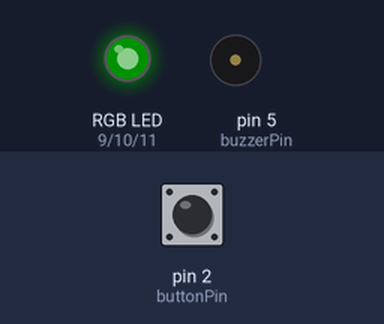
A program run on a simulated Arduino Uno, built with avr-gcc and run on an emulated ATmega328P. On the bench: an RGB LED mixed from three pins (HIGH = lit), buzzer (waves = sounding). The test bench sets the inputs (shaded band); at power-on: pin 2 (buttonPin) LOW. Dim RGB values are drawn brighter than linear; random numbers use the default seed unless the program sets one.

Above: at 6.95 s.
At 39.8 s:
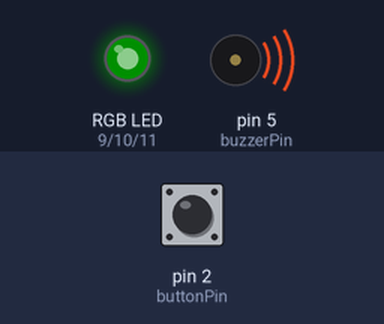
Timing chart, 0 to 40.0 s (numbered marks = the images above):
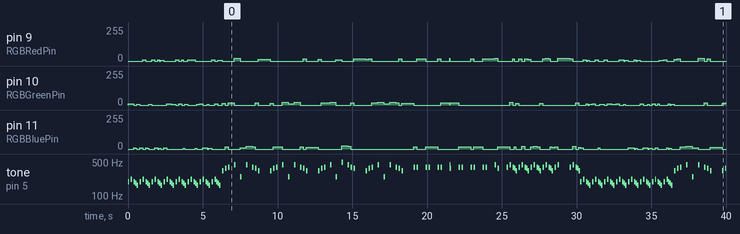

The program:

main.cpp
```cpp
#include <Arduino.h>

// Author: Braden
// Program: 008 lvl 3

#include <pitches.h>

#define buzzerPin 5
#define buttonPin 2
#define RGBRedPin 9
#define RGBGreenPin 10
#define RGBBluePin 11

// 2d array that stores the note, the note length, and the delay until next note
int notes[119][3] = {{NOTE_G3, 50, 100}, {NOTE_A3, 50, 100}, {NOTE_G3, 50, 50}, {NOTE_FS3, 50, 50}, {NOTE_E3, 50, 100}, {NOTE_G3, 50, 100}, {NOTE_A3, 50, 100}, {NOTE_G3, 50, 50}, {NOTE_FS3, 50, 50}, {NOTE_E3, 50, 100}, {NOTE_G3, 50, 100}, {NOTE_A3, 50, 100}, {NOTE_G3, 50, 50}, {NOTE_FS3, 50, 50}, {NOTE_E3, 50, 100}, {NOTE_G3, 50, 100}, {NOTE_A3, 50, 100}, {NOTE_G3, 50, 50}, {NOTE_FS3, 50, 50}, {NOTE_E3, 50, 100}, {NOTE_G3, 50, 100}, {NOTE_A3, 50, 100}, {NOTE_G3, 50, 50}, {NOTE_FS3, 50, 50}, {NOTE_E3, 50, 100}, {NOTE_G3, 50, 100}, {NOTE_A3, 50, 100}, {NOTE_G3, 50, 50}, {NOTE_FS3, 50, 50}, {NOTE_E3, 50, 100}, {NOTE_G3, 50, 100}, {NOTE_A3, 50, 100}, {NOTE_G3, 50, 50}, {NOTE_FS3, 50, 50}, {NOTE_E3, 50, 100}, {NOTE_G3, 50, 100}, {NOTE_A3, 50, 50}, {NOTE_G3, 50, 50}, {NOTE_FS3, 50, 50}, {NOTE_E3, 50, 100}, {NOTE_E4, 50, 100}, {NOTE_FS4, 50, 100}, {NOTE_G4, 50, 200}, {NOTE_A4, 50, 200}, {NOTE_B3, 50, 200}, {NOTE_A4, 50, 200}, {NOTE_G4, 50, 100}, {NOTE_FS4, 50, 100}, {NOTE_E4, 50, 400}, {NOTE_E4, 50, 100}, {NOTE_FS4, 50, 100}, {NOTE_G4, 50, 200}, {NOTE_A4, 50, 200}, {NOTE_B3, 50, 200}, {NOTE_A4, 50, 200}, {NOTE_G4, 50, 100}, {NOTE_FS4, 50, 100}, {NOTE_E4, 50, 400}, {NOTE_E4, 50, 100}, {NOTE_FS4, 50, 100}, {NOTE_G4, 50, 200}, {NOTE_A4, 50, 200}, {NOTE_B3, 50, 200}, {NOTE_B4, 50, 200}, {NOTE_A4, 50, 100}, {NOTE_G4, 50, 100}, {NOTE_FS4, 50, 400}, {NOTE_E4, 50, 100}, {NOTE_FS4, 50, 100}, {NOTE_G4, 50, 200}, {NOTE_A4, 50, 200}, {NOTE_B3, 50, 200}, {NOTE_A4, 50, 200}, {NOTE_G4, 50, 100}, {NOTE_FS4, 50, 100}, {NOTE_E4, 50, 400}, {NOTE_G4, 50, 100}, {NOTE_G4, 50, 300}, {NOTE_G4, 50, 100}, {NOTE_G4, 50, 300}, {NOTE_G4, 50, 100}, {NOTE_G4, 50, 300}, {NOTE_A4, 50, 10}, {NOTE_FS4, 50, 300}, {NOTE_G4, 50, 100}, {NOTE_G4, 50, 300}, {NOTE_G4, 50, 100}, {NOTE_G4, 50, 300}, {NOTE_G4, 50, 100}, {NOTE_G4, 50, 300}, {NOTE_A4, 50, 100}, {NOTE_FS4, 50, 300}, {NOTE_G4, 50, 100}, {NOTE_A4, 50, 100}, {NOTE_G4, 50, 50}, {NOTE_FS4, 50, 50}, {NOTE_E4, 50, 100}, {NOTE_G4, 50, 100}, {NOTE_A4, 50, 100}, {NOTE_G4, 50, 50}, {NOTE_FS4, 50, 50}, {NOTE_E4, 50, 100}, {NOTE_G4, 50, 100}, {NOTE_A4, 50, 100}, {NOTE_G4, 50, 50}, {NOTE_FS4, 50, 50}, {NOTE_E4, 50, 100}, {NOTE_G4, 50, 100}, {NOTE_A4, 50, 100}, {NOTE_G4, 50, 50}, {NOTE_FS4, 50, 50}, {NOTE_E4, 50, 100}, {NOTE_G4, 50, 100}, {NOTE_A4, 50, 400}, {NOTE_G4, 50, 100}, {NOTE_A4, 50, 100}, {NOTE_G4, 50, 50}, {NOTE_FS4, 50, 50}, {NOTE_E4, 50, 50}};

void resetRGB() { // Resets the RBG
  analogWrite(RGBRedPin, 0);
  analogWrite(RGBGreenPin, 0);
  analogWrite(RGBBluePin, 0);
}

void redFade(int fade) { // Fade red LED
  resetRGB();
  analogWrite(RGBRedPin, fade);
}

void greenFade(int fade) { // Fade green LED
  resetRGB();
  analogWrite(RGBGreenPin, fade);
}

void blueFade(int fade) { // Fade blue LED
  resetRGB();
  analogWrite(RGBBluePin, fade);
}

// function to play my song with colours
void song() {
  for (int i = 0; i < 119; i++) {
    // pick a random colour and map the pitch to that colour
    switch(random(3)) {
      case 0:
        redFade(map(notes[i][0], 31, 4978, 0, 255));
        break;
      case 1:
        greenFade(map(notes[i][0], 31, 4978, 0, 255));
        break;
      case 2:
        blueFade(map(notes[i][0], 31, 4978, 0, 255));
        break;
    }
    // play the tone
    tone(buzzerPin, notes[i][0], notes[i][1]*2);
    delay(notes[i][2]*2);
  }
}

void setup() {
  // put your setup code here, to run once:
  pinMode(buzzerPin, OUTPUT);  //Setup red LED pin as an output pin.
  pinMode(buttonPin, INPUT);  //Setup button1 pin as an input pin.
  pinMode(RGBRedPin, OUTPUT);    //Setup red RGB LED pin as an output pin.
  pinMode(RGBGreenPin, OUTPUT);  //Setup green RGB LED pin as an output pin.
  pinMode(RGBBluePin, OUTPUT);   //Setup blue RGB LED pin as an output pin.
}

void loop() {
  // put your main code here, to run repeatedly:
  while (digitalRead(buttonPin) == HIGH) {
    // do nothing until button is pressed
  }
  // play the song
  song();
}
```

pitches.h
```cpp
/*************************************************
 * Public Constants
 *************************************************/

#define NOTE_B0  31
#define NOTE_C1  33
#define NOTE_CS1 35
#define NOTE_D1  37
#define NOTE_DS1 39
#define NOTE_E1  41
#define NOTE_F1  44
#define NOTE_FS1 46
#define NOTE_G1  49
#define NOTE_GS1 52
#define NOTE_A1  55
#define NOTE_AS1 58
#define NOTE_B1  62
#define NOTE_C2  65
#define NOTE_CS2 69
#define NOTE_D2  73
#define NOTE_DS2 78
#define NOTE_E2  82
#define NOTE_F2  87
#define NOTE_FS2 93
#define NOTE_G2  98
#define NOTE_GS2 104
#define NOTE_A2  110
#define NOTE_AS2 117
#define NOTE_B2  123
#define NOTE_C3  131
#define NOTE_CS3 139
#define NOTE_D3  147
#define NOTE_DS3 156
#define NOTE_E3  165
#define NOTE_F3  175
#define NOTE_FS3 185
#define NOTE_G3  196
#define NOTE_GS3 208
#define NOTE_A3  220
#define NOTE_AS3 233
#define NOTE_B3  247
#define NOTE_C4  262
#define NOTE_CS4 277
#define NOTE_D4  294
#define NOTE_DS4 311
#define NOTE_E4  330
#define NOTE_F4  349
#define NOTE_FS4 370
#define NOTE_G4  392
#define NOTE_GS4 415
#define NOTE_A4  440
#define NOTE_AS4 466
#define NOTE_B4  494
#define NOTE_C5  523
#define NOTE_CS5 554
#define NOTE_D5  587
#define NOTE_DS5 622
#define NOTE_E5  659
#define NOTE_F5  698
#define NOTE_FS5 740
#define NOTE_G5  784
#define NOTE_GS5 831
#define NOTE_A5  880
#define NOTE_AS5 932
#define NOTE_B5  988
#define NOTE_C6  1047
#define NOTE_CS6 1109
#define NOTE_D6  1175
#define NOTE_DS6 1245
#define NOTE_E6  1319
#define NOTE_F6  1397
#define NOTE_FS6 1480
#define NOTE_G6  1568
#define NOTE_GS6 1661
#define NOTE_A6  1760
#define NOTE_AS6 1865
#define NOTE_B6  1976
#define NOTE_C7  2093
#define NOTE_CS7 2217
#define NOTE_D7  2349
#define NOTE_DS7 2489
#define NOTE_E7  2637
#define NOTE_F7  2794
#define NOTE_FS7 2960
#define NOTE_G7  3136
#define NOTE_GS7 3322
#define NOTE_A7  3520
#define NOTE_AS7 3729
#define NOTE_B7  3951
#define NOTE_C8  4186
#define NOTE_CS8 4435
#define NOTE_D8  4699
#define NOTE_DS8 4978
```

Measured:
- by itself, pin 9 (RGBRedPin): 0/255 → 9/255 at 1.0 s, → 0/255 0.20 s later, → 8/255 0.40 s later, → 0/255 0.20 s later, … (91 changes in this stretch)
- by itself, pin 11 (RGBBluePin): 0/255 → 8/255 at 0.40 s, → 7/255 0.10 s later, → 0/255 0.10 s later, → 8/255 0.20 s later, … (92 changes in this stretch)
